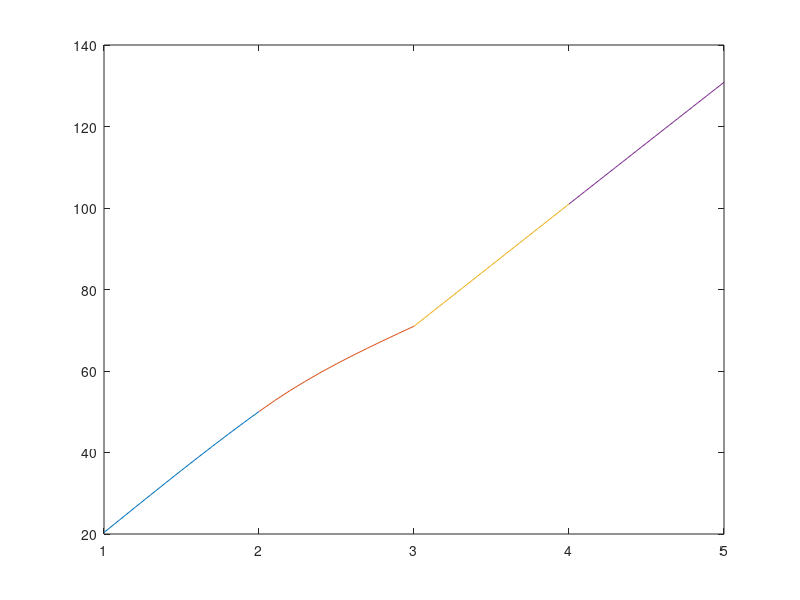

This chart was generated by the following MATLAB code:
x11 = 1;
x12 = 2;
x13 = 3;
x21 = 3;
x22 = 4;
x23 = 5;
y1 = [20.37 50.06 50.06 70.99 0 0 0 0]';
A1 = [x11^3 x11^2 x11 1 0 0 0 0;
    x12^3 x12^2 x12 1 0 0 0 0;
    0 0 0 0 x12^3 x12^2 x12 1;
    0 0 0 0 x13^3 x13^2 x13 1
    3*x12^2 2*x12 1 0 -3*x12^2 -2*x12 -1 0;
    6*x12 -2 0 0 -6*x12 -2 0 0;
    6*x11 2 0 0 0 0 0 0;
    0 0 0 0 6*x13 2 0 0];
x1 = inv(A1)*y1
%*******Step2 P3(x)+P4(x)*********
y2 = [70.99 100.98 100.98 130.85 0 0 0 0]';
A2 = [x21^3 x21^2 x21 1 0 0 0 0;
    x22^3 x22^2 x22 1 0 0 0 0;
    0 0 0 0 x22^3 x22^2 x22 1;
    0 0 0 0 x23^3 x23^2 x23 1
    3*x22^2 2*x22 1 0 -3*x22^2 -2*x22 -1 0;
    6*x22 -2 0 0 -6*x22 -2 0 0;
    6*x21 2 0 0 0 0 0 0;
    0 0 0 0 6*x23 2 0 0];
x2 = inv(A2)*y2
%*******Step3 plot result*********
t1 = 1:0.1:2;
y1 = x1(1)*(t1.^3)+x1(2)*(t1.^2)+x1(3)*t1+x1(4);
t2 = 2:0.1:3;
y2 = x1(5)*(t2.^3)+x1(6)*(t2.^2)+x1(7)*t2+x1(8);
t3 = 3:0.1:4;
y3 = x2(1)*(t3.^3)+x2(2)*(t3.^2)+x2(3)*t3+x2(4);
t4 = 4:0.1:5;
y4 = x2(5)*(t4.^3)+x2(6)*(t4.^2)+x2(7)*t4+x2(8);
grid
figure(1)
plot(t1,y1,t2,y2,t3,y3,t4,y4)